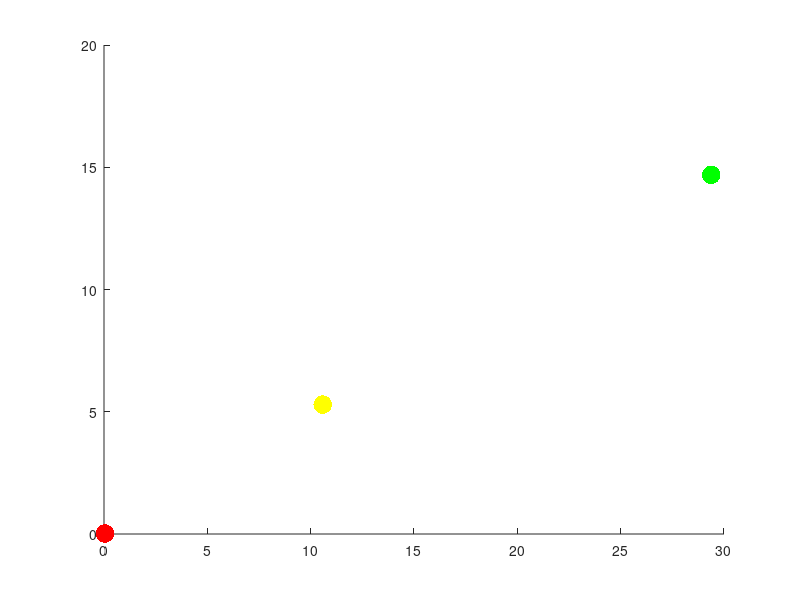

This chart was generated by the following MATLAB code: (Note: this script raises an error after producing the figure.)
%%%Parameters and Equations take from Lv et al 2014 Paper
%%%Simulation in 3D of perturbed ODE for the mean field ODE satisfied by mRNA,
%proteins and dimers
dt = 0.001;
D = 3; %dimension of problem
epsilon = 1; %noise parameter
num_net = 50; %number of delta net points desired
net = zeros(D,num_net);

%rho = @(x,y) ellipse_dist3(x,y,1.0,80.0,4.0); %distance function for delta-net
rho = @(x,y) norm(x - y);
delta = 0.5; %spatial homogenization parameter, delta-net

scale = [1; 80; 4];

%xi - asympt. stable equilibria representing inactive switch
%xa - asympt. stable equilibria representing active switch
%xs - morse index one saddle

xi = [0.0402067142317042; 1.60826856926817; 0.000258652779089588];
xa = [29.3768600805981; 1175.07440322392; 138.079985311206];
xs = [10.5829; 423.3173; 17.9198];

scaled_xi = xi./scale;
scaled_xa = xa./scale;
scaled_xs = xs./scale;

xinit = scaled_xs;

x = xinit;

N = 1;

%Colors for showing geometry of trajectory
colors = zeros(1,num_net);

figure;
hold on;
plot3(scaled_xi(1),scaled_xi(2),scaled_xi(3),'.','Color','r','MarkerSize',40);
plot3(scaled_xa(1),scaled_xa(2),scaled_xa(3),'.','Color','g','MarkerSize',40);
plot3(scaled_xs(1),scaled_xs(2),scaled_xs(3),'.','Color','y','MarkerSize',40);

%%%Compute SDE until time dt*num_steps
%while N < num_net && x(3) < scaled_xs(3)
while N < num_net	
	%Euler-Maruyama step	
	dW = sqrt(dt)*randn(D,1); %Brownian random increment in R^D
	x = x + scaled_switchgrad(x)*dt + sqrt(epsilon)*dW;

	%Add point to net if delta away from net	
	if far(x,net,delta,rho)
		colors(N) = N/num_net;
		plot3(x(1),x(2),x(3),'.','color',[colors(N),0.25*colors(N),1-colors(N)]);	
		N = N + 1 %update length of net
		net = [net x];
	end
end
view(3); grid;

figure; hold on;
rescaled_net = scale.*net;
plot3(rescaled_net(1,:),rescaled_net(2,:),rescaled_net(3,:),'.');	

%%%Plot saddle and equilibria
plot3(xi(1),xi(2),xi(3),'.','Color','r','MarkerSize',40);
plot3(xa(1),xa(2),xa(3),'.','Color','g','MarkerSize',40);
plot3(xs(1),xs(2),xs(3),'.','Color','y','MarkerSize',40);
view(3); grid;

params.dt = dt;
params.epsilon = epsilon;
params.delta = delta;
params.rho = rho;
params.xinit = xinit;
params.num_net = N; %stored num_net is furthest step the loop got to
save('gswitch_data','net','params','colors');

function dX = scaled_switchgrad(x)
%%%Parameters
k0 = 1; %DNA activation
k1 = 0.0002; %rate of dimerization
gamma_1 = 2;  %rate of de-dimizeration
gamma_0 = 50; %DNA inactivation
gamma_m = 10; %mRNA decay
gamma_n = 1; %protein decay
a = 400;	%transcription
a0 = 0.4;
b = 40;		%translation

%x is a vector in R^3
mu = x(1);
nu = x(2);
kappa = x(3);

m = mu;
n = nu*80;
d = kappa*4;

%
dmu = (a0*gamma_0 + a*k0*d)/(gamma_0 + k0*d) - gamma_m*m;
dnu = b*m - gamma_n*n - 2*k1*n^2 + 2*gamma_1*d;
dkappa = k1*n^2 - gamma_1*d;
dX = [dmu;dnu/80;dkappa/4];

end


%function dX = switchgrad(x)
%%%%Parameters
%k0 = 1; %DNA activation
%k1 = 0.0002; %rate of dimerization
%gamma_1 = 2;  %rate of de-dimizeration
%gamma_0 = 50; %DNA inactivation
%gamma_m = 10; %mRNA decay
%gamma_n = 1; %protein decay
%a = 400;	%transcription
%a0 = 0.4;
%b = 40;		%translation
%
%
%%x is a vector in R^3
%m = x(1);
%n = x(2);
%d = x(3);
%
%%
%dm = (a0*gamma_0 + a*k0*d)/(gamma_0 + k0*d) - gamma_m*m;
%dn = b*m - gamma_n*n - 2*k1*n^2 + 2*gamma_1*d;
%dd = k1*n^2 - gamma_1*d;
%
%dX = [dm;dn;dd];
%
%end

function is_far = far(x,net,delta,rho)
%%%NOTE: if input x is part of net, this will return false
%determines if point 'x' is at least delta-far from set of points 'net'
%inputs: x is vector in R^D, net is D X N matrix, N vectors in net
%output: boolean, true if point is far from set

is_far = true;
N = size(net,2);
k = 1;

%Check is x is far away from net
while (is_far && k <= N)
	if rho(x,net(:,k)) < delta
		is_far = false; %break!
	else
		k = k+1;
	end
end

end

function dist = ellipse_dist3(x,y,a,b,c)
%returns distance between x,y on ellipse with axis lengths a,b,c	

z = x-y;
dist = sqrt((z(1)/a)^2 + (z(2)/b)^2 + (z(3)/c)^2);

end
